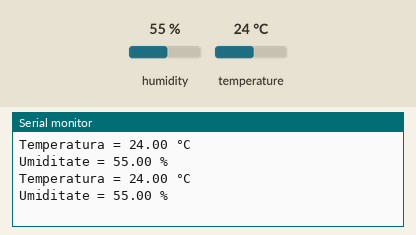
The sketch below on a simulated Arduino Uno, built with avr-gcc and run on an emulated ATmega328P. On the bench: the last lines printed to the serial monitor. Inputs (shaded band) come from the test bench; at power-on: humidity 55 %, temperature 24 °C.

Above: at 10.8 s.
10.9 s: humidity set to 22 %
At 20.6 s:
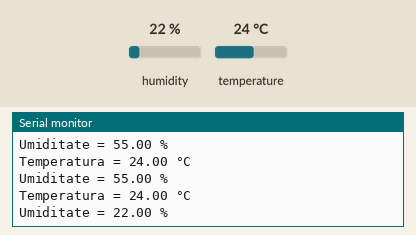
20.9 s: temperature set to 12 °C
At 30.7 s:
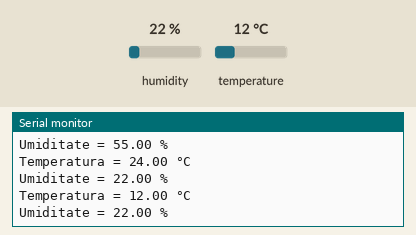
30.9 s: humidity set to 40 %
At 41.2 s:
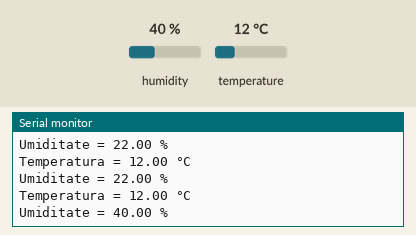
Timing chart, 0 to 42.7 s (numbered marks = the images above; inputs shaded):
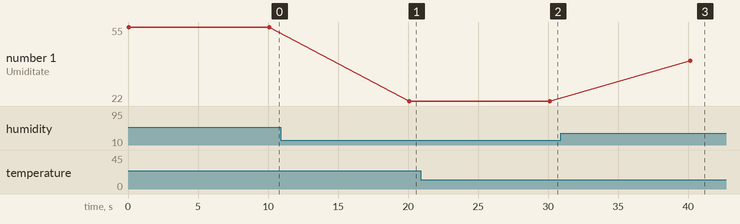

The sketch:

DHT11.ino
```cpp
#include <DHT.h>
#include <DHT_U.h>

#define DHTPIN 2

// Se definește tipul de senzor utilizat
#define DHTTYPE DHT11

// Se declară un obiect de tip DHT
// Este necesar să se transmită ca parametri la constructor
// a obiectului pinul și tipul de senzor
DHT dht(DHTPIN, DHTTYPE);

void setup() {
  Serial.begin(9600);

  // Se inițializează senzorul DHT11
  dht.begin();
}

void loop() {
  // Se obține temperatura și umiditatea de la senzor și se afișează
  // pe monitorul serial
  Serial.println("Temperatura = " + String(dht.readTemperature()) + " °C");
  Serial.println("Umiditate = " + String(dht.readHumidity()) + " %");

  // Se așteaptă 10 secunde înainte de a trece din nou prin buclă
  delay(10000);
}
```

Measured:
- after the input at 10.9 s, the serial monitor: prints a new line after 9.2 s (image 1)
- after the input at 20.9 s, the serial monitor: prints a new line after 9.2 s (image 2)
- after the input at 30.9 s, the serial monitor: prints a new line after 9.2 s (image 3)
- plotted number 1: 55 → 22 after the input at 10.9 s, 22 → 40 after the input at 30.9 s
